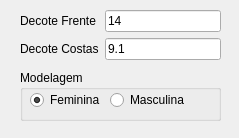
<?xml version="1.0" encoding="UTF-8"?>
<ui version="4.0">
 <class>Form</class>
 <widget class="QWidget" name="Form">
  <property name="geometry">
   <rect>
    <x>0</x>
    <y>0</y>
    <width>239</width>
    <height>138</height>
   </rect>
  </property>
  <property name="minimumSize">
   <size>
    <width>239</width>
    <height>138</height>
   </size>
  </property>
  <property name="windowTitle">
   <string>Form</string>
  </property>
  <widget class="QGroupBox" name="Modelagem">
   <property name="geometry">
    <rect>
     <x>20</x>
     <y>70</y>
     <width>201</width>
     <height>51</height>
    </rect>
   </property>
   <property name="title">
    <string>Modelagem</string>
   </property>
   <widget class="QRadioButton" name="Feminina">
    <property name="geometry">
     <rect>
      <x>10</x>
      <y>20</y>
      <width>100</width>
      <height>20</height>
     </rect>
    </property>
    <property name="text">
     <string>Feminina</string>
    </property>
    <property name="checked">
     <bool>true</bool>
    </property>
   </widget>
   <widget class="QRadioButton" name="Masculina">
    <property name="geometry">
     <rect>
      <x>90</x>
      <y>20</y>
      <width>100</width>
      <height>20</height>
     </rect>
    </property>
    <property name="text">
     <string>Masculina</string>
    </property>
    <property name="checked">
     <bool>false</bool>
    </property>
   </widget>
  </widget>
  <widget class="QWidget" name="layoutWidget">
   <property name="geometry">
    <rect>
     <x>20</x>
     <y>10</y>
     <width>201</width>
     <height>61</height>
    </rect>
   </property>
   <layout class="QFormLayout" name="formLayout">
    <item row="0" column="0">
     <widget class="QLabel" name="label">
      <property name="text">
       <string>Decote Frente</string>
      </property>
     </widget>
    </item>
    <item row="0" column="1">
     <widget class="QLineEdit" name="DecoteFrente">
      <property name="text">
       <string>14</string>
      </property>
     </widget>
    </item>
    <item row="1" column="0">
     <widget class="QLabel" name="label_2">
      <property name="text">
       <string>Decote Costas</string>
      </property>
     </widget>
    </item>
    <item row="1" column="1">
     <widget class="QLineEdit" name="DecoteCostas">
      <property name="text">
       <string>9.1</string>
      </property>
     </widget>
    </item>
   </layout>
  </widget>
 </widget>
 <resources/>
 <connections/>
</ui>
